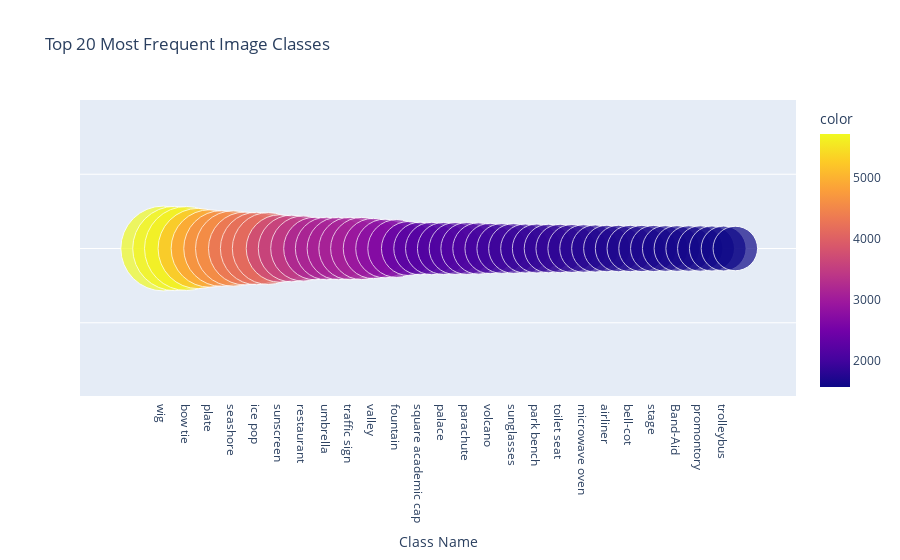

Write notebook code for a chart like this one.
### Code cell
import pickle
from collections import Counter
import plotly.express as px

# Load classification data
with open("classifications_with_names.pkl", "rb") as f:
    classifications = pickle.load(f)

# Extract class names
class_names = [info["class_name"] for info in classifications.values()]

# Count the frequency of each class name
class_counts = Counter(class_names)

# Get the top 20 most common classes
top_classes = class_counts.most_common(50)

# Separate class names and their counts for plotting
class_labels, counts = zip(*top_classes)

# Create a bubble chart using plotly
fig = px.scatter(
    x=class_labels,
    y=[1] * len(class_labels),  # Use a constant y-value for all classes
    size=counts,
    color=counts,
    hover_name=class_labels,
    size_max=60,
    labels={"x": "Class Name", "y": ""},
    title="Top 20 Most Frequent Image Classes",
)

# Update layout to improve visualization
fig.update_layout(
    xaxis=dict(title="Class Name", showgrid=False),
    yaxis=dict(showticklabels=False),
    showlegend=False,
)

# Show the figure
fig.show()

### Figure 1 — Plotly figure (JSON) as saved in the notebook; plotly's stock layout.template omitted (floating-point values rounded to 4 significant figures)
{"data": [{"hovertemplate": "<b>%{hovertext}</b><br><br>Class Name=%{x}<br>=%{y}<br>size=%{marker.size}<br>color=%{marker.color}<extra></extra>", "hovertext": ["wig", "ski", "bow tie", "alp", "plate", "racket", "seashore", "lakeshore", "ice pop", "baseball player", "sunscreen", "suit", "restaurant", "unicycle", "umbrella", "zebra", "traffic sign", "traffic light", "valley", "pizza", "fountain", "cliff", "square academic cap", "lab coat", "palace", "sink", "parachute", "swing", "volcano", "moped", "sunglasses", "notebook computer", "park bench", "poke bonnet", "toilet seat", "passenger car", "microwave oven", "hot dog", "airliner", "bubble", "bell-cot", "paddle", "stage", "dock", "Band-Aid", "shoal", "promontory", "mobile phone", "trolleybus", "church"], "legendgroup": "", "marker": {"color": [5715, 5652, 5617, 5124, 4780, 4552, 4528, 4223, 4169, 4110, 3618, 3533, 3385, 3117, 3116, 3097, 3094, 3070, 2882, 2736, 2661, 2312, 2197, 2185, 2146, 2138, 2135, 2095, 2018, 1968, 1964, 1906, 1904, 1873, 1867, 1826, 1794, 1768, 1721, 1715, 1707, 1699, 1689, 1655, 1655, 1643, 1638, 1613, 1600, 1571], "coloraxis": "coloraxis", "size": [5715, 5652, 5617, 5124, 4780, 4552, 4528, 4223, 4169, 4110, 3618, 3533, 3385, 3117, 3116, 3097, 3094, 3070, 2882, 2736, 2661, 2312, 2197, 2185, 2146, 2138, 2135, 2095, 2018, 1968, 1964, 1906, 1904, 1873, 1867, 1826, 1794, 1768, 1721, 1715, 1707, 1699, 1689, 1655, 1655, 1643, 1638, 1613, 1600, 1571], "sizemode": "area", "sizeref": 1.587, "symbol": "circle"}, "mode": "markers", "name": "", "orientation": "v", "showlegend": false, "type": "scatter", "x": ["wig", "ski", "bow tie", "alp", "plate", "racket", "seashore", "lakeshore", "ice pop", "baseball player", "sunscreen", "suit", "restaurant", "unicycle", "umbrella", "zebra", "traffic sign", "traffic light", "valley", "pizza", "fountain", "cliff", "square academic cap", "lab coat", "palace", "sink", "parachute", "swing", "volcano", "moped", "sunglasses", "notebook computer", "park bench", "poke bonnet", "toilet seat", "passenger car", "microwave oven", "hot dog", "airliner", "bubble", "bell-cot", "paddle", "stage", "dock", "Band-Aid", "shoal", "promontory", "mobile phone", "trolleybus", "church"], "xaxis": "x", "y": [1, 1, 1, 1, 1, 1, 1, 1, 1, 1, 1, 1, 1, 1, 1, 1, 1, 1, 1, 1, 1, 1, 1, 1, 1, 1, 1, 1, 1, 1, 1, 1, 1, 1, 1, 1, 1, 1, 1, 1, 1, 1, 1, 1, 1, 1, 1, 1, 1, 1], "yaxis": "y"}], "layout": {"coloraxis": {"colorbar": {"title": {"text": "color"}}, "colorscale": [[0, "#0d0887"], [0.1111, "#46039f"], [0.2222, "#7201a8"], [0.3333, "#9c179e"], [0.4444, "#bd3786"], [0.5556, "#d8576b"], [0.6667, "#ed7953"], [0.7778, "#fb9f3a"], [0.8889, "#fdca26"], [1, "#f0f921"]]}, "legend": {"itemsizing": "constant", "tracegroupgap": 0}, "showlegend": false, "title": {"text": "Top 20 Most Frequent Image Classes"}, "xaxis": {"anchor": "y", "domain": [0, 1], "showgrid": false, "title": {"text": "Class Name"}}, "yaxis": {"anchor": "x", "domain": [0, 1], "showticklabels": false, "title": {"text": ""}}}}
